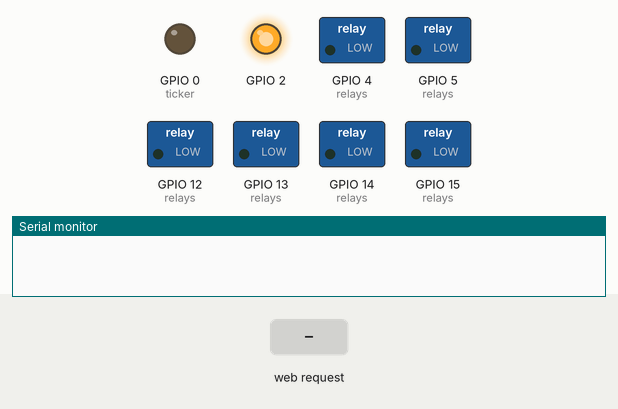
Recording of a sketch running on a simulated ESP8266 (NodeMCU). Shown: switched loads named in the sketch (green lamp = pin HIGH), output pins drawn as LEDs (lit = HIGH, except the on-board LED, lit = LOW), the last lines printed to the serial monitor. Inputs (shaded band) come from the test bench. WiFi joins after 1.5 s; servers stay silent unless stated.

Above: at 0.1 s.
At 0.7 s:
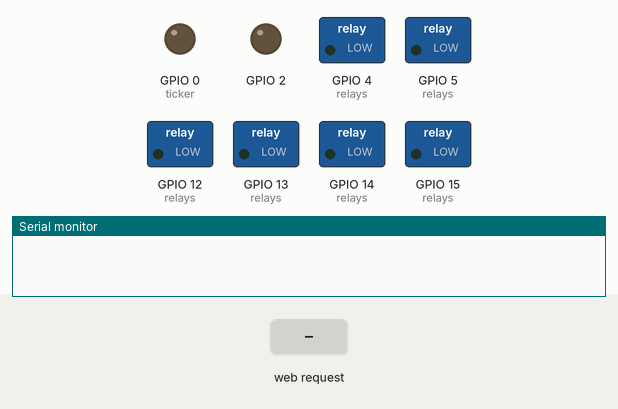
At 2.7 s:
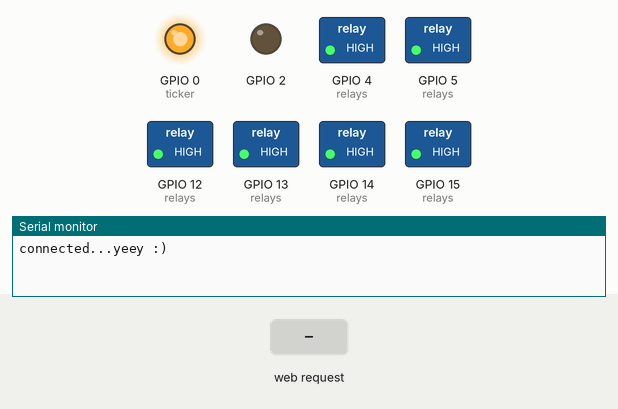
2.8 s: HTTP request GET /gpio/ received
4.3 s: HTTP request GET /gpio received
Timing chart, 0 to 7.3 s (numbered marks = the images above; inputs shaded):
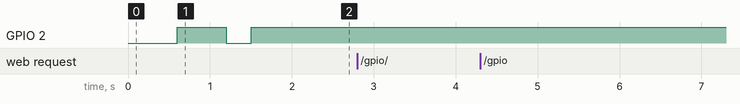

The sketch:

MyAquarium.Espduino.ino
```cpp
#include <ESP8266WiFi.h>    //https://github.com/esp8266/Arduino

//needed for library
#include <DNSServer.h>
#include <ESP8266WebServer.h>
#include <WiFiManager.h>          //https://github.com/tzapu/WiFiManager

//for LED status
#include <Ticker.h>

#define RELAY1  0
#define RELAY2  2
#define RELAY3  4
#define RELAY4  5

#define RELAY5  12
#define RELAY6  13
#define RELAY7  14
#define RELAY8  15

#define RELAY_COUNT 8


int relays[RELAY_COUNT] = {RELAY1, RELAY2, RELAY3, RELAY4, RELAY5, RELAY6, RELAY7, RELAY8};

// Create an instance of the server
// specify the port to listen on as an argument
WiFiServer server(80);

Ticker ticker;

//gets called when WiFiManager enters configuration mode
void configModeCallback (WiFiManager *myWiFiManager) {
  Serial.println("Entered config mode");
  Serial.println(WiFi.softAPIP());
  //if you used auto generated SSID, print it
  Serial.println(myWiFiManager->getConfigPortalSSID());
  //entered config mode, make led toggle faster
  ticker.attach(0.2, tick);
}

void setup() {
  Serial.begin(115200);

  //set led pin as output
  pinMode(BUILTIN_LED, OUTPUT);
  // start ticker with 0.5 because we start in AP mode and try to connect
  ticker.attach(0.6, tick);

  //WiFiManager
  //Local intialization. Once its business is done, there is no need to keep it around
  WiFiManager wifiManager;

  //reset settings - for testing
  //wifiManager.resetSettings();

  //set callback that gets called when connecting to previous WiFi fails, and enters Access Point mode
  wifiManager.setAPCallback(configModeCallback);

  //fetches ssid and pass and tries to connect
  //if it does not connect it starts an access point with the specified name
  //here  "AutoConnectAP"
  //and goes into a blocking loop awaiting configuration
  if (!wifiManager.autoConnect()) {
    Serial.println("failed to connect and hit timeout");
    //reset and try again, or maybe put it to deep sleep
    ESP.reset();
    delay(1000);
  }

  //if you get here you have connected to the WiFi
  Serial.println("connected...yeey :)");
  ticker.detach();
  //keep LED on
  digitalWrite(BUILTIN_LED, LOW);

  server.begin();

  //setup relays, all of them are connected via output pin and they are off
  for (int i = 0; i < RELAY_COUNT; i++)
  {
    pinMode(relays[i], OUTPUT);
    digitalWrite(relays[i], HIGH);
  }
}

void loop() {
  // Check if a client has connected
  WiFiClient client = server.available();
  if (!client) {
    return;
  }

  // Wait until the client sends some data
  Serial.println("new client");
  while(!client.available()){
    delay(1);
  }

  // Read the first line of the request
  String req = client.readStringUntil('\r');
  Serial.println(req);
  client.flush();

  // Match the request with the corresponding relay
  int val;
  int i;
  bool found = false;
  for (i = 0; i < RELAY_COUNT && !found; i++)
  {
    String request = "/gpio/";
    request += i;
    if (req.indexOf(request) != -1)
    {
      Serial.println(request);
      val = togglePin(relays[i]);
      digitalWrite(relays[i], val);
      found = true;
    }
  }

  client.flush();

  if (found)
  {
    // Send the response to the client
    client.print(createRelayStatusResponseMessage(i-1));
  }
  else
  {
    String request = "/gpio";
    if (req.indexOf(request) != -1)
    {
      // Send the response to the client
      client.print(createStatusResponseMessage());
    }
  }

  delay(1);
  Serial.println("Client disonnected");
}

//returns with the relays status
String createRelayStatusResponseMessage(int i)
{
  // Prepare the response

  String response = getHeader();
  response += getRelayStatusJson(i);

  return response;
}

//returns with the relays statuses
String createStatusResponseMessage()
{
  String response = getHeader();
  response += "[\r\n";
  for(int i = 0; i < RELAY_COUNT; i ++)
  {
    response += getRelayStatusJson(i);
    if (i < RELAY_COUNT - 1)
    {
      response += ",\r\n";
    }
  }
  response += "]\r\n";

  return response;
}

//gets the HTTP header
String getHeader()
{
  String response = "HTTP/1.1 200 OK\r\n";
  response += "Content-Type: application/json\r\n\r\n";
  return response;
}

//gets the status of the relay in JSON fromat
String getRelayStatusJson(int i)
{
  //{
  //  id: 0,
  //  status: true/false,
  //}
  String response = "{\r\n";
  response += " id: ";
  response += i;
  response += ",\r\n";
  response += " status: ";
  response += digitalRead(relays[i]) ? "false" : "true";
  response += "\r\n}\r\n";

  return response;
}

//toggles the pin
int togglePin(int pin)
{
  int pinVal = digitalRead(pin);
  if (pinVal == LOW) return HIGH;
  if (pinVal == HIGH) return LOW;
}

//makes the built in led to blink
void tick()
{
  //toggle state
  int state = digitalRead(BUILTIN_LED);  // get the current state of GPIO1 pin
  digitalWrite(BUILTIN_LED, !state);     // set pin to the opposite state
}
```
